Frame 1 (no input): blank canvas, image omitted
Frame 60 (no input): blank canvas, image omitted
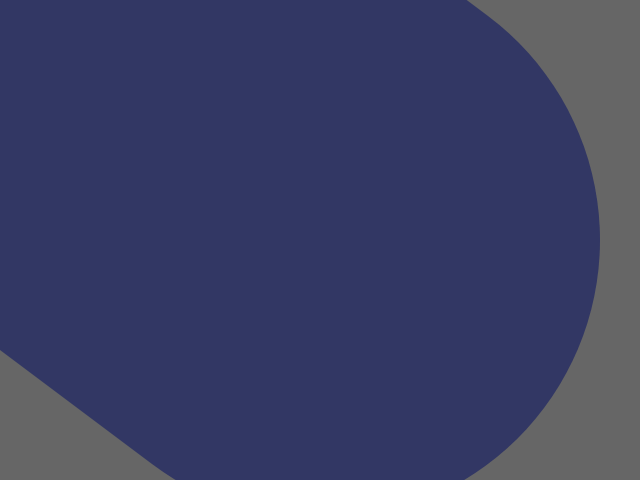
Frame 120 (the mouse pressed at the canvas centre since frame 60)

The p5.js sketch whose frames 1 and 60 were blank and that drew this single picture after the mouse press (run headless with seeded random() and noise() and a simulated clock; from frame 60 on, the mouse is pressed at the canvas centre):

// p5.js sketch
// ── sketch.js
var c;

function setup() {
  createCanvas(640,480);
  background(102);
  c = color(50, 55, 100); 
}

function draw() {
  variableEllipse(mouseX, mouseY, pmouseX, pmouseY);
  fill(c);
  stroke(c);
}

function variableEllipse(x, y, px, py){
  var speed = abs(x-px) + abs(y-py);
  strokeWeight(speed);
  line(x,y,pmouseX,pmouseY);
  
}
